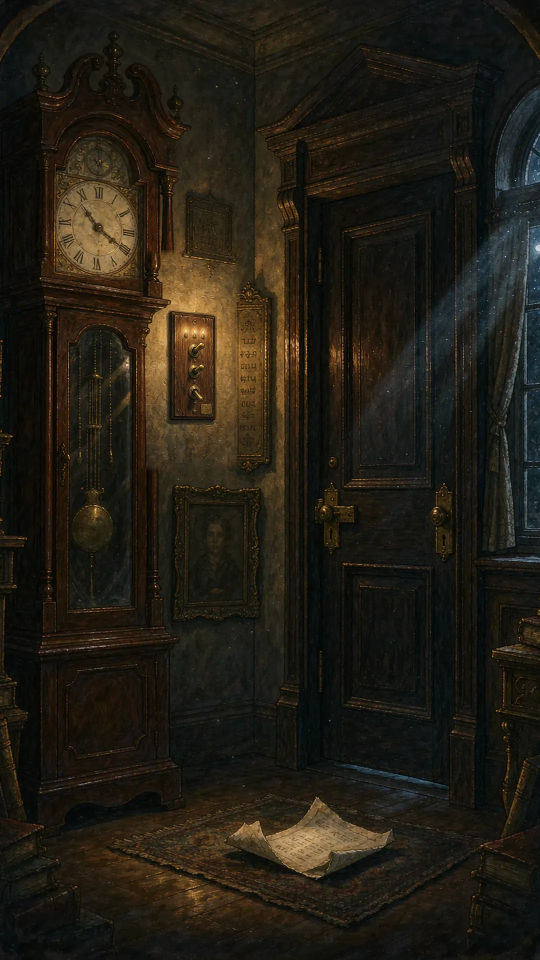
#> input picture .trail/art_r2/clean/room_entrance_r2_background.webp, 1080 x 1920 px (shown at 1/2 size)
$ python paint_clues.py
#> lines starting #> are read from the running program, lines starting #| are printed output that depends on the picture
#!/usr/bin/env python3
"""Paint legible, in-world clue details onto the r2 room art.

Run from the repository root:  python3 tool/paint_clues.py

The script always starts from the checkpoint copies in .trail/art_r2/clean/ so
re-running it is idempotent. It does not generate new AI art; it only adds the
small readable details the puzzle/clue text refers to (years, symbols, clock
times already painted, blueprint codes, etc.).
"""

from __future__ import annotations

import math
import random
from pathlib import Path

from PIL import Image, ImageDraw, ImageFilter, ImageFont, ImageOps

ROOT = Path(__file__).resolve().parent.parent
CLEAN = ROOT / ".trail" / "art_r2" / "clean"
ROOMS = ROOT / "assets" / "art" / "rooms"
OBJECTS = ROOT / "assets" / "art" / "objects"
LEVER_PATCH = (
    ROOT
    / ".trail"
    / "art_r2"
    / "workshop"
    / "Repaint_ONLY_the_wooden_lever__2026-11-23T06-58-02.png"
)
FONTS = {
    "serif": ROOT / "assets" / "fonts" / "Lora" / "Lora.ttf",
    "sans": ROOT / "assets" / "fonts" / "Inter" / "Inter.ttf",
}

INK = (62, 43, 26, 255)
LIGHT_INK = (232, 214, 168, 255)
GOLD = (226, 194, 124, 255)
RED = (178, 52, 44, 220)
CHALK = (228, 226, 208, 210)


def font(size: int, kind: str = "serif") -> ImageFont.FreeTypeFont:
    return ImageFont.truetype(str(FONTS[kind]), size)


def draw_text(
    im: Image.Image,
    xy: tuple[int, int],
    text: str,
    size: int,
    color: tuple[int, int, int, int] = INK,
    *,
    kind: str = "serif",
    angle: int = 0,
    anchor: str = "mm",
    shadow: bool = True,
) -> None:
    f = font(size, kind)
    bbox = f.getbbox(text)
    w = max(8, bbox[2] - bbox[0] + 10)
    h = max(8, bbox[3] - bbox[1] + 10)
    tile = Image.new("RGBA", (w, h), (0, 0, 0, 0))
    d = ImageDraw.Draw(tile)
    if shadow:
        d.text((4 - bbox[0], 4 - bbox[1]), text, font=f, fill=(16, 12, 8, 190))
    d.text((0 - bbox[0] + 2, 0 - bbox[1] + 2), text, font=f, fill=color)
    if angle:
        tile = tile.rotate(angle, expand=True, resample=Image.BICUBIC)
    x, y = xy
    if anchor[0] == "m":
        x -= tile.width // 2
    elif anchor[0] == "r":
        x -= tile.width
    if anchor[1] == "m":
        y -= tile.height // 2
    elif anchor[1] == "b":
        y -= tile.height
    im.alpha_composite(tile, (int(x), int(y)))


# [8 lines left out: function label_patch, not called in this run]


def arrow(
    d: ImageDraw.ImageDraw,
    start: tuple[int, int],
    end: tuple[int, int],
    color: tuple[int, int, int, int],
    width: int = 3,
    head: int = 9,
) -> None:
    d.line((start, end), fill=color, width=width)
    ang = math.atan2(end[1] - start[1], end[0] - start[0])
    for delta in (2.55, -2.55):
        a = ang + delta
        p = (
            end[0] + head * math.cos(a),
            end[1] + head * math.sin(a),
        )
        d.line((end, p), fill=color, width=width)


def symbol(kind: str, size: int, color: tuple[int, int, int, int]) -> Image.Image:
    tile = Image.new("RGBA", (size, size), (0, 0, 0, 0))
    d = ImageDraw.Draw(tile)
    m = size // 2
    if kind == "moon":
        mask = Image.new("L", (size, size), 0)
        md = ImageDraw.Draw(mask)
        md.ellipse((1, 1, size - 2, size - 2), fill=255)
        md.ellipse((size // 2, 1, size + size // 2 - 2, size - 2), fill=0)
        solid = Image.new("RGBA", (size, size), color)
        tile.paste(solid, (0, 0), mask)
    elif kind == "star":
        pts = []
        for i in range(10):
            r = m - 2 if i % 2 == 0 else (m - 2) * 0.44
            a = math.radians(i * 36 - 90)
            pts.append((m + r * math.cos(a), m + r * math.sin(a)))
        d.polygon(pts, fill=color)
    elif kind == "sun":
        d.ellipse((size * 0.28, size * 0.28, size * 0.72, size * 0.72), fill=color)
        for i in range(8):
            a = math.radians(i * 45)
            r0, r1 = size * 0.36, size * 0.48
            d.line(
                (m + r0 * math.cos(a), m + r0 * math.sin(a),
                 m + r1 * math.cos(a), m + r1 * math.sin(a)),
                fill=color,
                width=2,
            )
    elif kind == "key":
        d.ellipse((2, 2, size * 0.52, size * 0.52), outline=color, width=3)
        d.line((size * 0.36, size * 0.36, size - 4, size - 4), fill=color, width=4)
        d.line((size * 0.70, size * 0.70, size * 0.86, size * 0.60), fill=color, width=3)
        d.line((size * 0.82, size * 0.82, size * 0.94, size * 0.72), fill=color, width=3)
    elif kind == "gear":
        for i in range(8):
            a = math.radians(i * 45)
            r0, r1 = size * 0.34, size * 0.48
            d.line(
                (m + r0 * math.cos(a), m + r0 * math.sin(a),
                 m + r1 * math.cos(a), m + r1 * math.sin(a)),
                fill=color,
                width=4,
            )
        d.ellipse((size * 0.20, size * 0.20, size * 0.80, size * 0.80), outline=color, width=3)
        d.ellipse((size * 0.40, size * 0.40, size * 0.60, size * 0.60), fill=color)
    elif kind == "frame":
        d.rectangle((3, 5, size - 4, size - 5), outline=color, width=4)
        d.rectangle((size * 0.24, size * 0.27, size * 0.76, size * 0.73), outline=color, width=2)
    return tile


def paste_symbol(
    im: Image.Image,
    xy: tuple[int, int],
    kind: str,
    size: int,
    color: tuple[int, int, int, int],
) -> None:
    tile = symbol(kind, size, color)
    im.alpha_composite(tile, (xy[0] - size // 2, xy[1] - size // 2))


# [13 lines left out: function feather_paste, not called in this run]


def load(room: str) -> Image.Image:
#> called with room = 'entrance'
    return Image.open(CLEAN / f"room_{room}_r2_background.webp").convert("RGBA")


def save_room(room: str, im: Image.Image) -> None:
    path = ROOMS / f"room_{room}_r2_background.webp"
    im.convert("RGB").save(path, "WEBP", quality=82, method=6)
    print(f"{path.name}: {path.stat().st_size // 1024} KB")


# [74 lines left out: function paint_back_door, not called in this run]


def repaint_entrance_hands(im: Image.Image) -> None:
    """Replace the whole AI dial with a geometrically correct 10:24 dial.

    The AI numerals are unevenly placed (IIII sits near the 4 o'clock angle and
    V near 5:30), so a mathematically correct hand still *looks* like 10:20.
    Redrawing the full parchment disc, numerals and hands keeps the reading
    unambiguous while preserving the painterly palette.
    """
    cx, cy = 200, 453
    rx, ry = 98, 94
    tw, th = rx * 2 + 12, ry * 2 + 12
    ox, oy = tw // 2, th // 2
    disc = Image.new("RGB", (tw, th))
#> disc: PIL image 208x200 RGB; every value is 0
    px = disc.load()
    rng = random.Random(24)
    for y in range(th):
        for x in range(tw):
            dist = math.hypot((x - ox) / rx, (y - oy) / ry)
            t = min(1.0, dist)
            noise = rng.uniform(-6.0, 6.0)
            px[x, y] = (
                int(176 * (1 - t) + 138 * t + noise),
                int(150 * (1 - t) + 112 * t + noise),
                int(104 * (1 - t) + 72 * t + noise),
            )
    disc = disc.convert("RGBA")
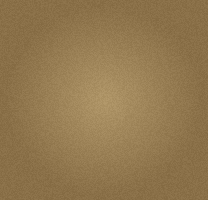
#> disc: PIL image 208x200 RGBA; mean R, G, B, A 146.3, 120.3, 78.9, 255
    mask = Image.new("L", (tw, th), 0)
#> mask: PIL image 208x200 L; every value is 0
    md = ImageDraw.Draw(mask)
    md.ellipse((ox - rx, oy - ry, ox + rx, oy + ry), fill=255)
    mask = mask.filter(ImageFilter.GaussianBlur(2.0))
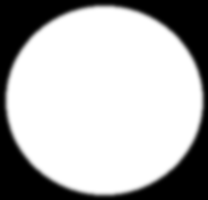
#> mask: PIL image 208x200 L; min 0, max 255, mean 179.1
    disc.putalpha(mask)
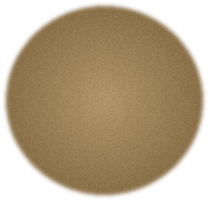
#> disc: PIL image 208x200 RGBA; mean R, G, B, A 146.3, 120.3, 78.9, 179.1; transparent parts drawn white
    im.alpha_composite(disc, (cx - ox, cy - oy))

    d = ImageDraw.Draw(im)
    d.ellipse((cx - rx + 4, cy - ry + 4, cx + rx - 4, cy + ry - 4),
              outline=(96, 70, 40, 200), width=3)
    d.ellipse((cx - rx * 0.72, cy - ry * 0.72,
               cx + rx * 0.72, cy + ry * 0.72),
              outline=(112, 86, 52, 130), width=2)

    numerals = [
        (0, "XII"), (30, "I"), (60, "II"), (90, "III"),
        (120, "IIII"), (150, "V"), (180, "VI"), (210, "VII"),
        (240, "VIII"), (270, "IX"), (300, "X"), (330, "XI"),
    ]
    for deg, numeral in numerals:
        a = math.radians(deg)
        nx = cx + rx * 0.80 * math.sin(a)
        ny = cy - ry * 0.80 * math.cos(a)
        draw_text(im, (int(nx), int(ny)), numeral, 20, (70, 48, 28, 235),
                  shadow=False)

    def hand(angle: float, length: float, width: int) -> None:
        a = math.radians(angle)
        x2 = cx + length * math.sin(a)
        y2 = cy - length * math.cos(a)
        d.line((cx, cy, x2, y2), fill=(52, 38, 24, 255), width=width)
        ox2, oy2 = 1.5 * math.cos(a), 1.5 * math.sin(a)
        d.line(
            (cx + ox2, cy + oy2, x2 + ox2, y2 + oy2),
            fill=(118, 88, 50, 190),
            width=max(1, width - 3),
        )

    hand(312.0, 50, 6)   # hour hand: 10 + 24/60 hours
    hand(144.0, 66, 4)   # minute hand: 24 * 6 degrees
    d.ellipse((cx - 7, cy - 7, cx + 7, cy + 7), fill=(150, 118, 58, 255),
              outline=(56, 40, 24, 255), width=2)
    d.ellipse((cx - 2, cy - 3, cx + 1, cy), fill=(232, 206, 148, 220))


def annotate_entrance(im: Image.Image) -> None:
    repaint_entrance_hands(im)
    # Engraved band beside the study door: left-to-right moon, star, sun.
    # Draw straight onto the dark wood so it reads as an engraving, not a UI label.
    paste_symbol(im, (390, 444), "moon", 26, GOLD)
#> in symbol, `tile = Image.new("RGBA", (size, size), (0, 0, 0, 0))`: tile: PIL image 26x26 RGBA; every value is 0
#> in symbol, `mask = Image.new("L", (size, size), 0)`: mask: PIL image 26x26 L; every value is 0
    paste_symbol(im, (415, 444), "star", 26, GOLD)
    paste_symbol(im, (440, 444), "sun", 26, GOLD)
    d = ImageDraw.Draw(im)
    d.line((374, 466, 454, 466), fill=GOLD, width=2)

    # Paper note revealed by the lifted doormat: flame pattern up/down/up.
    d = ImageDraw.Draw(im)
    paste_symbol(im, (552, 1682), "moon", 26, INK)
#> call 4 of symbol, with kind = 'moon', size = 26, color = (62, 43, 26, 255)
#> in symbol (call 4), `solid = Image.new("RGBA", (size, size), color)`:
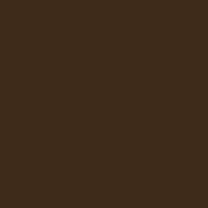
#> solid: PIL image 26x26 RGBA (shown 8 times larger); mean R, G, B, A 62, 43, 26, 255
#> in symbol (call 4), `tile.paste(solid, (0, 0), mask)`:
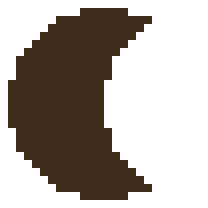
#> tile: PIL image 26x26 RGBA (shown 8 times larger); mean R, G, B, A 25.3, 17.6, 10.6, 104.1; transparent parts drawn white
    d.line((543, 1673, 561, 1691), fill=INK, width=3)
    d.line((561, 1673, 543, 1691), fill=INK, width=3)
    arrow(d, (585, 1695), (585, 1655), INK, width=5, head=12)
#> in arrow, `ang = math.atan2(end[1] - start[1], end[0] - start[0])`: ang = -1.57
#> the loop in arrow, `for delta in (2.55, -2.55):` made 2 passes
#> (a, p) on passes 1 to 2: (0.979, (591.7, 1665)), (-4.12, (578.3, 1665))
    arrow(d, (650, 1655), (650, 1695), INK, width=5, head=12)
#> the loop in arrow (call 2), `for delta in (2.55, -2.55):` made 2 passes
#> (a, p) on passes 1 to 2: (4.12, (643.3, 1685)), (-0.979, (656.7, 1685))
    arrow(d, (715, 1695), (715, 1655), INK, width=5, head=12)
    draw_text(im, (650, 1718), "UP  DOWN  UP", 14, INK)
#> in draw_text (call 13), `tile = Image.new("RGBA", (w, h), (0, 0, 0, 0))`: tile: PIL image 111x20 RGBA; every value is 0
#> in draw_text (call 13), `im.alpha_composite(tile, (int(x), int(y)))`:
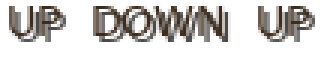
#> tile: PIL image 111x20 RGBA (shown 3 times larger); mean R, G, B, A 14, 9.9, 6.1, 51.4; transparent parts drawn white


# [135 lines left out: functions annotate_study, annotate_workshop, annotate_gallery, annotate_observatory, inspection_from_room, refresh_star_chart_inspection, not called in this run]


def main() -> None:
    OBJECTS.mkdir(parents=True, exist_ok=True)
    rooms = {
        "entrance": annotate_entrance,
        "study": annotate_study,
        "workshop": annotate_workshop,
        "gallery": annotate_gallery,
        "observatory": annotate_observatory,
    }
    annotated: dict[str, Image.Image] = {}
    for room, annotate in rooms.items():
        im = load(room)
        annotate(im)
        save_room(room, im)
#> in save_room, `im.convert("RGB").save(path, "WEBP", quality=82, method=6)`:
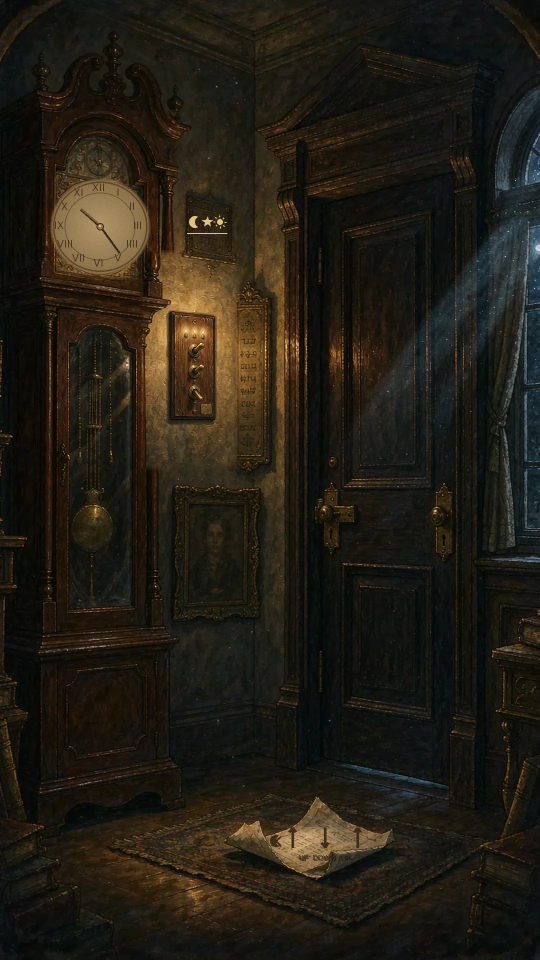
#> saved as room_entrance_r2_background.webp: PIL image 1080x1920 RGB (shown at 1/2 size); mean R, G, B 34.7, 30.2, 20.6
        annotated[room] = im

    crops = {
        "entrance": ((70, 240, 320, 580), "inspect_eh_clock"),
        "entrance_marks": ((350, 370, 480, 530), "inspect_eh_marks"),
        "entrance_mat": ((470, 1580, 800, 1780), "inspect_eh_doormat"),
        "study": ((180, 240, 370, 520), "inspect_st_certificate"),
        "study_books": ((790, 540, 1010, 800), "inspect_st_books"),
        "study_globe": ((400, 650, 770, 1050), "inspect_st_globe"),
        "study_desk": ((360, 1060, 650, 1260), "inspect_st_desk"),
        "workshop": ((750, 150, 1010, 630), "inspect_wk_blueprint"),
        "workshop_crane": ((80, 1150, 720, 1500), "inspect_wk_crane"),
        "gallery": ((190, 760, 500, 1180), "inspect_ga_medallions"),
        "gallery_letter": ((880, 1350, 1080, 1560), "inspect_ga_letter"),
        "gallery_clock": ((720, 1210, 900, 1450), "inspect_ga_chronometer"),
    }
    for key, (box, name) in crops.items():
        room = key.split("_")[0]
        inspection_from_room(annotated[room], box, name)
    refresh_star_chart_inspection()


if __name__ == "__main__":
#> (the run stopped early here; a loop or call above may not have finished)

$ run again, with .trail/art_r2/workshop/Hand_painted_cinematic_storybo_2026-11-23T04-00-10.png saved as .trail/art_r2/clean/room_entrance_r2_background.webp
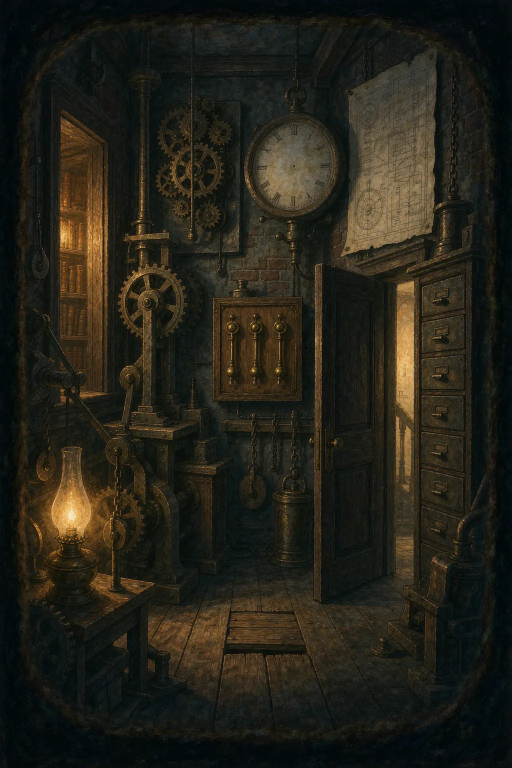
#> input picture .trail/art_r2/workshop/Hand_painted_cinematic_storybo_2026-11-23T04-00-10.png, 1024 x 1536 px (shown at 1/2 size)
#> ang = -1.57
#> the loop in arrow, `for delta in (2.55, -2.55):` made 2 passes
#> (a, p) on passes 1 to 2: (0.979, (591.7, 1665)), (-4.12, (578.3, 1665))
#> the loop in arrow (call 2), `for delta in (2.55, -2.55):` made 2 passes
#> (a, p) on passes 1 to 2: (4.12, (643.3, 1685)), (-0.979, (656.7, 1685))
#> in save_room, `im.convert("RGB").save(path, "WEBP", quality=82, method=6)`:
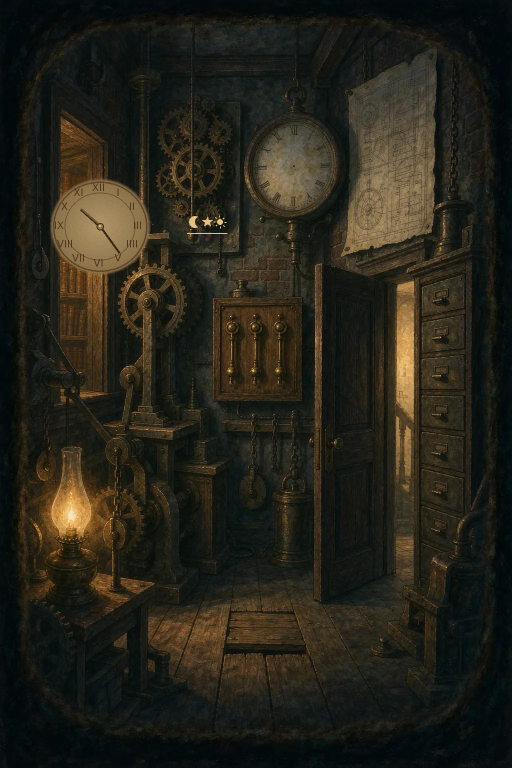
#> saved as room_entrance_r2_background.webp: PIL image 1024x1536 RGB (shown at 1/2 size); mean R, G, B 37.8, 35.4, 25.4
